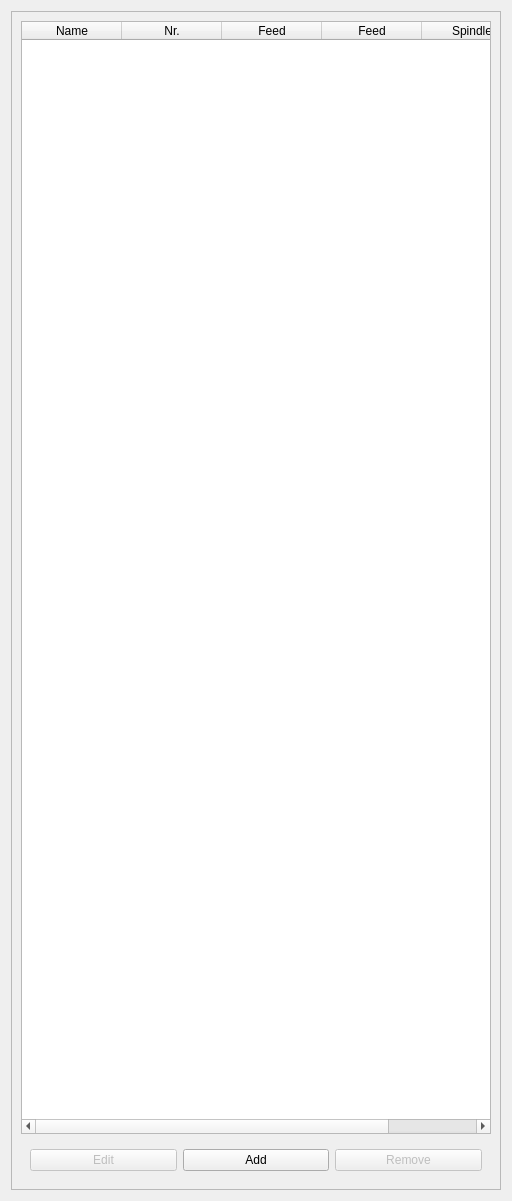
      <widget class="QWidget" name="page">
       <property name="geometry">
        <rect>
         <x>0</x>
         <y>0</y>
         <width>512</width>
         <height>1201</height>
        </rect>
       </property>
       <attribute name="label">
        <string>Tools</string>
       </attribute>
       <layout class="QVBoxLayout" name="verticalLayout_7">
        <item>
         <widget class="QFrame" name="frame_2">
          <property name="frameShape">
           <enum>QFrame::StyledPanel</enum>
          </property>
          <property name="frameShadow">
           <enum>QFrame::Raised</enum>
          </property>
          <layout class="QVBoxLayout" name="verticalLayout_6">
           <item>
            <widget class="QTableWidget" name="toolControllerList">
             <attribute name="verticalHeaderVisible">
              <bool>false</bool>
             </attribute>
             <column>
              <property name="text">
               <string>Name</string>
              </property>
             </column>
             <column>
              <property name="text">
               <string>Nr.</string>
              </property>
             </column>
             <column>
              <property name="text">
               <string>Feed</string>
              </property>
              <property name="icon">
               <iconset theme="object-flip-horizontal">
                <normaloff/>
               </iconset>
              </property>
             </column>
             <column>
              <property name="text">
               <string>Feed</string>
              </property>
              <property name="icon">
               <iconset theme="object-flip-vertical">
                <normaloff/>
               </iconset>
              </property>
             </column>
             <column>
              <property name="text">
               <string>Spindle</string>
              </property>
             </column>
            </widget>
           </item>
           <item>
            <widget class="QWidget" name="widget_4" native="true">
             <layout class="QHBoxLayout" name="horizontalLayout_2">
              <item>
               <widget class="QPushButton" name="toolControllerEdit">
                <property name="enabled">
                 <bool>false</bool>
                </property>
                <property name="text">
                 <string>Edit</string>
                </property>
               </widget>
              </item>
              <item>
               <widget class="QPushButton" name="toolControllerAdd">
                <property name="text">
                 <string>Add</string>
                </property>
               </widget>
              </item>
              <item>
               <widget class="QPushButton" name="toolControllerDelete">
                <property name="enabled">
                 <bool>false</bool>
                </property>
                <property name="text">
                 <string>Remove</string>
                </property>
               </widget>
              </item>
             </layout>
            </widget>
           </item>
          </layout>
         </widget>
        </item>
       </layout>
      </widget>
